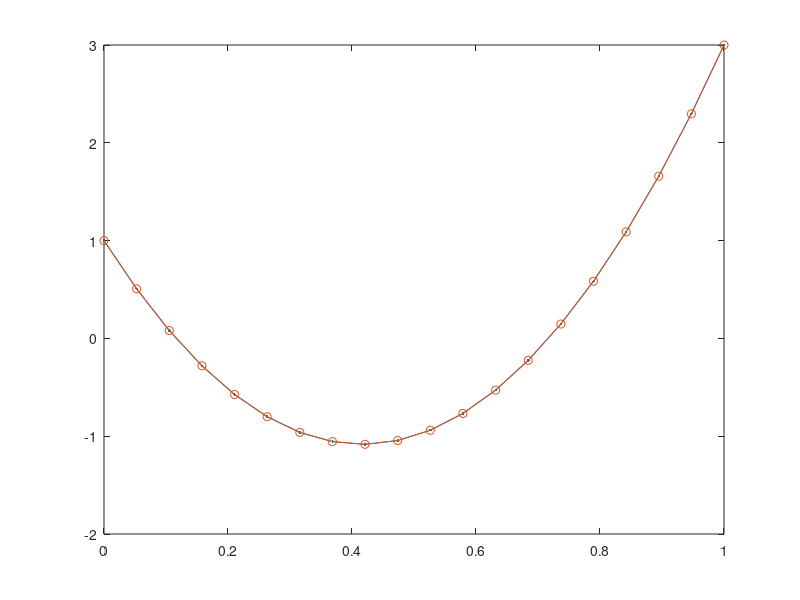

Write the MATLAB code that produced this figure.
clear all; close all; clc

% forcing term
f = @(x) 24;

% boundary conditions
u0 = 1;
g = 14;

% non-uniform dx
N = 20;
dx_average = 1/(N-1);
dx = ones(N-1,1)*dx_average;

% initialize mesh
x = zeros(1,N);
x(1) = 0;
for i = 2:N
    x(i) = sum(dx(1:i-1));
end

% exact solution
u = zeros(1,N);
for i = 1:N
    u(i) = 12*x(i)^2  - 10*x(i) + 1;
end

% initial guess
v = zeros(1,N);
v(1) = u0;

% build rhs
rhs = zeros(N-1,1);
for i = 1:N-2
    rhs(i) = -f(x(i+1))*dx_average;
end
rhs(N-1) = -f(x(N))*dx_average/2+ g;
rhs(1) = rhs(1) + u0/dx_average; % contribution from dirichlet

% build matrix
A = sparse(N-1,N-1);
A(1,1) = A(1,1) + 1/dx_average; % contribution from dirichlet
for e = 2:N-1
    dx_current = dx_average;
    A(e-1,e-1) = A(e-1,e-1) + 1/dx_current;
    A(e-1,e) = A(e-1,e) - 1/dx_current;
    A(e,e-1) = A(e,e-1) - 1/dx_current;
    A(e,e) = A(e,e) + 1/dx_current;
end

% solve for solution
unknown = A\rhs;

% build v
v(2:N) = unknown;

% plot
figure()
plot(x,u,'.-',x,v,'o-');

max(abs(u-v))




